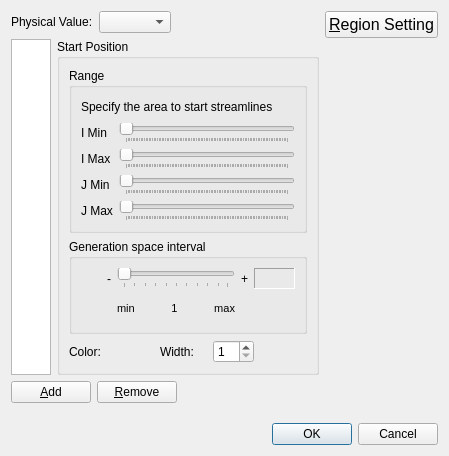
<?xml version="1.0" encoding="UTF-8"?>
<ui version="4.0">
 <class>Post2dWindowStreamlineStructuredSettingDialog</class>
 <widget class="QDialog" name="Post2dWindowStreamlineStructuredSettingDialog">
  <property name="geometry">
   <rect>
    <x>0</x>
    <y>0</y>
    <width>449</width>
    <height>456</height>
   </rect>
  </property>
  <property name="windowTitle">
   <string>Streamline Setting</string>
  </property>
  <layout class="QVBoxLayout" name="verticalLayout_5">
   <item>
    <layout class="QHBoxLayout" name="horizontalLayout_9">
     <item>
      <layout class="QVBoxLayout" name="verticalLayout_4">
       <item>
        <layout class="QHBoxLayout" name="horizontalLayout_2">
         <item>
          <widget class="QLabel" name="physValLabel">
           <property name="text">
            <string>Physical Value:</string>
           </property>
          </widget>
         </item>
         <item>
          <widget class="QComboBox" name="solutionComboBox"/>
         </item>
         <item>
          <spacer name="horizontalSpacer_4">
           <property name="orientation">
            <enum>Qt::Horizontal</enum>
           </property>
           <property name="sizeHint" stdset="0">
            <size>
             <width>40</width>
             <height>0</height>
            </size>
           </property>
          </spacer>
         </item>
        </layout>
       </item>
       <item>
        <layout class="QHBoxLayout" name="horizontalLayout_4">
         <item>
          <widget class="QListWidget" name="startPositionListWidget">
           <property name="sizePolicy">
            <sizepolicy hsizetype="Fixed" vsizetype="Expanding">
             <horstretch>0</horstretch>
             <verstretch>0</verstretch>
            </sizepolicy>
           </property>
           <property name="maximumSize">
            <size>
             <width>40</width>
             <height>16777215</height>
            </size>
           </property>
          </widget>
         </item>
         <item>
          <widget class="QGroupBox" name="startPositionGroupBox_2">
           <property name="title">
            <string>Start Position</string>
           </property>
           <layout class="QVBoxLayout" name="verticalLayout">
            <item>
             <widget class="QGroupBox" name="startPositionGroupBox_3">
              <property name="title">
               <string>Range</string>
              </property>
              <layout class="QGridLayout" name="gridLayout_2">
               <item row="0" column="0" colspan="2">
                <layout class="QHBoxLayout" name="horizontalLayout">
                 <item>
                  <widget class="QLabel" name="positionDescLabel">
                   <property name="text">
                    <string>Specify the area to start streamlines</string>
                   </property>
                  </widget>
                 </item>
                 <item>
                  <widget class="QLabel" name="areaHelpLabel">
                   <property name="toolTip">
                    <string>Specify the area to start streamlines, by grid indices range (I, J).</string>
                   </property>
                   <property name="text">
                    <string/>
                   </property>
                   <property name="pixmap">
                    <pixmap resource="../../../guibase/guibase.qrc">:/libs/guibase/images/iconQuestion.png</pixmap>
                   </property>
                  </widget>
                 </item>
                 <item>
                  <spacer name="horizontalSpacer">
                   <property name="orientation">
                    <enum>Qt::Horizontal</enum>
                   </property>
                   <property name="sizeHint" stdset="0">
                    <size>
                     <width>40</width>
                     <height>20</height>
                    </size>
                   </property>
                  </spacer>
                 </item>
                </layout>
               </item>
               <item row="1" column="0">
                <widget class="QLabel" name="iminLabel_2">
                 <property name="text">
                  <string>I Min</string>
                 </property>
                </widget>
               </item>
               <item row="1" column="1">
                <widget class="SliderWithValue" name="iminSlider">
                 <property name="orientation">
                  <enum>Qt::Horizontal</enum>
                 </property>
                 <property name="tickPosition">
                  <enum>QSlider::TicksBelow</enum>
                 </property>
                 <property name="tickInterval">
                  <number>1</number>
                 </property>
                </widget>
               </item>
               <item row="2" column="0">
                <widget class="QLabel" name="imaxLabel_2">
                 <property name="text">
                  <string>I Max</string>
                 </property>
                </widget>
               </item>
               <item row="2" column="1">
                <widget class="SliderWithValue" name="imaxSlider">
                 <property name="orientation">
                  <enum>Qt::Horizontal</enum>
                 </property>
                 <property name="tickPosition">
                  <enum>QSlider::TicksBelow</enum>
                 </property>
                 <property name="tickInterval">
                  <number>1</number>
                 </property>
                </widget>
               </item>
               <item row="3" column="0">
                <widget class="QLabel" name="jminLabel_2">
                 <property name="text">
                  <string>J Min</string>
                 </property>
                </widget>
               </item>
               <item row="3" column="1">
                <widget class="SliderWithValue" name="jminSlider">
                 <property name="orientation">
                  <enum>Qt::Horizontal</enum>
                 </property>
                 <property name="tickPosition">
                  <enum>QSlider::TicksBelow</enum>
                 </property>
                 <property name="tickInterval">
                  <number>1</number>
                 </property>
                </widget>
               </item>
               <item row="4" column="0">
                <widget class="QLabel" name="jmaxLabel_2">
                 <property name="text">
                  <string>J Max</string>
                 </property>
                </widget>
               </item>
               <item row="4" column="1">
                <widget class="SliderWithValue" name="jmaxSlider">
                 <property name="orientation">
                  <enum>Qt::Horizontal</enum>
                 </property>
                 <property name="tickPosition">
                  <enum>QSlider::TicksBelow</enum>
                 </property>
                 <property name="tickInterval">
                  <number>1</number>
                 </property>
                </widget>
               </item>
              </layout>
             </widget>
            </item>
            <item>
             <widget class="QGroupBox" name="generationSpaceIntervalgroupBox">
              <property name="title">
               <string>Generation space interval</string>
              </property>
              <layout class="QHBoxLayout" name="horizontalLayout_11">
               <item>
                <layout class="QVBoxLayout" name="verticalLayout_2">
                 <item>
                  <widget class="QLabel" name="spaceHelpLabel">
                   <property name="toolTip">
                    <string>&lt;!DOCTYPE HTML PUBLIC &quot;-//W3C//DTD HTML 4.0//EN&quot; &quot;http://www.w3.org/TR/REC-html40/strict.dtd&quot;&gt;
&lt;html&gt;&lt;head&gt;&lt;meta name=&quot;qrichtext&quot; content=&quot;1&quot; /&gt;&lt;style type=&quot;text/css&quot;&gt;
p, li { white-space: pre-wrap; }
&lt;/style&gt;&lt;/head&gt;&lt;body style=&quot; font-family:'MS UI Gothic'; font-size:9pt; font-weight:400; font-style:normal;&quot;&gt;
&lt;p style=&quot; margin-top:0px; margin-bottom:0px; margin-left:0px; margin-right:0px; -qt-block-indent:0; text-indent:0px;&quot;&gt;If you specify 1, streamlines start at grid nodes.&lt;/p&gt;
&lt;p style=&quot; margin-top:3px; margin-bottom:3px; margin-left:0px; margin-right:0px; -qt-block-indent:0; text-indent:0px;&quot;&gt;If you specify 2, streamlines start at grid nodes, and middle points of grid nodes.&lt;/p&gt;
&lt;p style=&quot; margin-top:3px; margin-bottom:3px; margin-left:0px; margin-right:0px; -qt-block-indent:0; text-indent:0px;&quot;&gt;If you specify 1/2, streamlines start at every other grid nodes.&lt;/p&gt;&lt;/body&gt;&lt;/html&gt;</string>
                   </property>
                   <property name="text">
                    <string/>
                   </property>
                   <property name="pixmap">
                    <pixmap resource="../../../guibase/guibase.qrc">:/libs/guibase/images/iconQuestion.png</pixmap>
                   </property>
                  </widget>
                 </item>
                 <item>
                  <spacer name="verticalSpacer_3">
                   <property name="orientation">
                    <enum>Qt::Vertical</enum>
                   </property>
                   <property name="sizeHint" stdset="0">
                    <size>
                     <width>20</width>
                     <height>40</height>
                    </size>
                   </property>
                  </spacer>
                 </item>
                </layout>
               </item>
               <item>
                <layout class="QGridLayout" name="gridLayout_3">
                 <item row="0" column="0">
                  <widget class="QLabel" name="spaceLabel_minus">
                   <property name="text">
                    <string>-</string>
                   </property>
                  </widget>
                 </item>
                 <item row="0" column="1">
                  <widget class="QSlider" name="spaceSlider">
                   <property name="orientation">
                    <enum>Qt::Horizontal</enum>
                   </property>
                   <property name="tickPosition">
                    <enum>QSlider::TicksBelow</enum>
                   </property>
                  </widget>
                 </item>
                 <item row="0" column="2">
                  <widget class="QLabel" name="spaceLabel_plus">
                   <property name="text">
                    <string>+</string>
                   </property>
                  </widget>
                 </item>
                 <item row="0" column="3">
                  <widget class="QLabel" name="spaceValueLabel">
                   <property name="sizePolicy">
                    <sizepolicy hsizetype="Fixed" vsizetype="Fixed">
                     <horstretch>0</horstretch>
                     <verstretch>0</verstretch>
                    </sizepolicy>
                   </property>
                   <property name="minimumSize">
                    <size>
                     <width>41</width>
                     <height>21</height>
                    </size>
                   </property>
                   <property name="frameShape">
                    <enum>QFrame::Panel</enum>
                   </property>
                   <property name="frameShadow">
                    <enum>QFrame::Sunken</enum>
                   </property>
                   <property name="text">
                    <string/>
                   </property>
                   <property name="alignment">
                    <set>Qt::AlignRight|Qt::AlignTrailing|Qt::AlignVCenter</set>
                   </property>
                   <property name="margin">
                    <number>2</number>
                   </property>
                  </widget>
                 </item>
                 <item row="1" column="1">
                  <layout class="QHBoxLayout" name="horizontalLayout_7">
                   <item>
                    <widget class="QLabel" name="spaceMinLabel">
                     <property name="font">
                      <font>
                       <pointsize>8</pointsize>
                      </font>
                     </property>
                     <property name="text">
                      <string>min</string>
                     </property>
                    </widget>
                   </item>
                   <item>
                    <spacer name="horizontalSpacer_8">
                     <property name="orientation">
                      <enum>Qt::Horizontal</enum>
                     </property>
                     <property name="sizeHint" stdset="0">
                      <size>
                       <width>40</width>
                       <height>20</height>
                      </size>
                     </property>
                    </spacer>
                   </item>
                   <item>
                    <widget class="QLabel" name="spaceMidLabel">
                     <property name="font">
                      <font>
                       <pointsize>8</pointsize>
                      </font>
                     </property>
                     <property name="text">
                      <string>1</string>
                     </property>
                     <property name="alignment">
                      <set>Qt::AlignCenter</set>
                     </property>
                    </widget>
                   </item>
                   <item>
                    <spacer name="horizontalSpacer_9">
                     <property name="orientation">
                      <enum>Qt::Horizontal</enum>
                     </property>
                     <property name="sizeHint" stdset="0">
                      <size>
                       <width>40</width>
                       <height>20</height>
                      </size>
                     </property>
                    </spacer>
                   </item>
                   <item>
                    <widget class="QLabel" name="spaceMaxLabel">
                     <property name="font">
                      <font>
                       <pointsize>8</pointsize>
                      </font>
                     </property>
                     <property name="text">
                      <string>max</string>
                     </property>
                     <property name="alignment">
                      <set>Qt::AlignRight|Qt::AlignTrailing|Qt::AlignVCenter</set>
                     </property>
                    </widget>
                   </item>
                  </layout>
                 </item>
                </layout>
               </item>
              </layout>
             </widget>
            </item>
            <item>
             <layout class="QHBoxLayout" name="horizontalLayout_3" stretch="0,1">
              <item>
               <layout class="QHBoxLayout" name="horizontalLayout_5">
                <item>
                 <widget class="QLabel" name="colorLabel_2">
                  <property name="text">
                   <string>Color:</string>
                  </property>
                 </widget>
                </item>
                <item>
                 <widget class="ColorEditWidget" name="colorWidget"/>
                </item>
                <item>
                 <spacer name="horizontalSpacer_5">
                  <property name="orientation">
                   <enum>Qt::Horizontal</enum>
                  </property>
                  <property name="sizeHint" stdset="0">
                   <size>
                    <width>40</width>
                    <height>20</height>
                   </size>
                  </property>
                 </spacer>
                </item>
               </layout>
              </item>
              <item>
               <layout class="QHBoxLayout" name="horizontalLayout_8">
                <item>
                 <widget class="QLabel" name="widthLabel">
                  <property name="text">
                   <string>Width:</string>
                  </property>
                 </widget>
                </item>
                <item>
                 <widget class="QLabel" name="widthHelpLabel">
                  <property name="toolTip">
                   <string>&lt;!DOCTYPE HTML PUBLIC &quot;-//W3C//DTD HTML 4.0//EN&quot; &quot;http://www.w3.org/TR/REC-html40/strict.dtd&quot;&gt;
&lt;html&gt;&lt;head&gt;&lt;meta name=&quot;qrichtext&quot; content=&quot;1&quot; /&gt;&lt;style type=&quot;text/css&quot;&gt;
p, li { white-space: pre-wrap; }
&lt;/style&gt;&lt;/head&gt;&lt;body style=&quot; font-family:'MS UI Gothic'; font-size:9pt; font-weight:400; font-style:normal;&quot;&gt;
&lt;p style=&quot; margin-top:3px; margin-bottom:3px; margin-left:0px; margin-right:0px; -qt-block-indent:0; text-indent:0px;&quot;&gt;Specify a number of pixels on display.&lt;/p&gt;&lt;/body&gt;&lt;/html&gt;</string>
                  </property>
                  <property name="text">
                   <string/>
                  </property>
                  <property name="pixmap">
                   <pixmap resource="../../../guibase/guibase.qrc">:/libs/guibase/images/iconQuestion.png</pixmap>
                  </property>
                 </widget>
                </item>
                <item>
                 <widget class="QSpinBox" name="widthSpinBox">
                  <property name="minimum">
                   <number>1</number>
                  </property>
                  <property name="maximum">
                   <number>20</number>
                  </property>
                 </widget>
                </item>
                <item>
                 <spacer name="horizontalSpacer_11">
                  <property name="orientation">
                   <enum>Qt::Horizontal</enum>
                  </property>
                  <property name="sizeHint" stdset="0">
                   <size>
                    <width>13</width>
                    <height>20</height>
                   </size>
                  </property>
                 </spacer>
                </item>
               </layout>
              </item>
             </layout>
            </item>
           </layout>
          </widget>
         </item>
        </layout>
       </item>
       <item>
        <layout class="QHBoxLayout" name="horizontalLayout_6">
         <item>
          <widget class="QPushButton" name="addPushButton">
           <property name="text">
            <string>&amp;Add</string>
           </property>
          </widget>
         </item>
         <item>
          <widget class="QPushButton" name="removePushButton">
           <property name="text">
            <string>&amp;Remove</string>
           </property>
          </widget>
         </item>
         <item>
          <spacer name="horizontalSpacer_7">
           <property name="orientation">
            <enum>Qt::Horizontal</enum>
           </property>
           <property name="sizeHint" stdset="0">
            <size>
             <width>40</width>
             <height>20</height>
            </size>
           </property>
          </spacer>
         </item>
        </layout>
       </item>
      </layout>
     </item>
     <item>
      <layout class="QVBoxLayout" name="verticalLayout_3">
       <item>
        <widget class="QPushButton" name="regionSettingButton">
         <property name="font">
          <font>
           <pointsize>12</pointsize>
          </font>
         </property>
         <property name="text">
          <string>&amp;Region Setting</string>
         </property>
        </widget>
       </item>
       <item>
        <spacer name="verticalSpacer_4">
         <property name="orientation">
          <enum>Qt::Vertical</enum>
         </property>
         <property name="sizeHint" stdset="0">
          <size>
           <width>20</width>
           <height>40</height>
          </size>
         </property>
        </spacer>
       </item>
      </layout>
     </item>
    </layout>
   </item>
   <item>
    <spacer name="verticalSpacer">
     <property name="orientation">
      <enum>Qt::Vertical</enum>
     </property>
     <property name="sizeHint" stdset="0">
      <size>
       <width>20</width>
       <height>1</height>
      </size>
     </property>
    </spacer>
   </item>
   <item>
    <widget class="QDialogButtonBox" name="buttonBox">
     <property name="orientation">
      <enum>Qt::Horizontal</enum>
     </property>
     <property name="standardButtons">
      <set>QDialogButtonBox::Cancel|QDialogButtonBox::Ok</set>
     </property>
    </widget>
   </item>
  </layout>
 </widget>
 <customwidgets>
  <customwidget>
   <class>ColorEditWidget</class>
   <extends>QLabel</extends>
   <header>guibase/coloreditwidget.h</header>
   <container>1</container>
  </customwidget>
  <customwidget>
   <class>SliderWithValue</class>
   <extends>QSlider</extends>
   <header>guibase/sliderwithvalue.h</header>
  </customwidget>
 </customwidgets>
 <resources>
  <include location="../../../guibase/guibase.qrc"/>
 </resources>
 <connections>
  <connection>
   <sender>buttonBox</sender>
   <signal>accepted()</signal>
   <receiver>Post2dWindowStreamlineStructuredSettingDialog</receiver>
   <slot>accept()</slot>
   <hints>
    <hint type="sourcelabel">
     <x>248</x>
     <y>254</y>
    </hint>
    <hint type="destinationlabel">
     <x>157</x>
     <y>274</y>
    </hint>
   </hints>
  </connection>
  <connection>
   <sender>buttonBox</sender>
   <signal>rejected()</signal>
   <receiver>Post2dWindowStreamlineStructuredSettingDialog</receiver>
   <slot>reject()</slot>
   <hints>
    <hint type="sourcelabel">
     <x>316</x>
     <y>260</y>
    </hint>
    <hint type="destinationlabel">
     <x>286</x>
     <y>274</y>
    </hint>
   </hints>
  </connection>
 </connections>
</ui>
